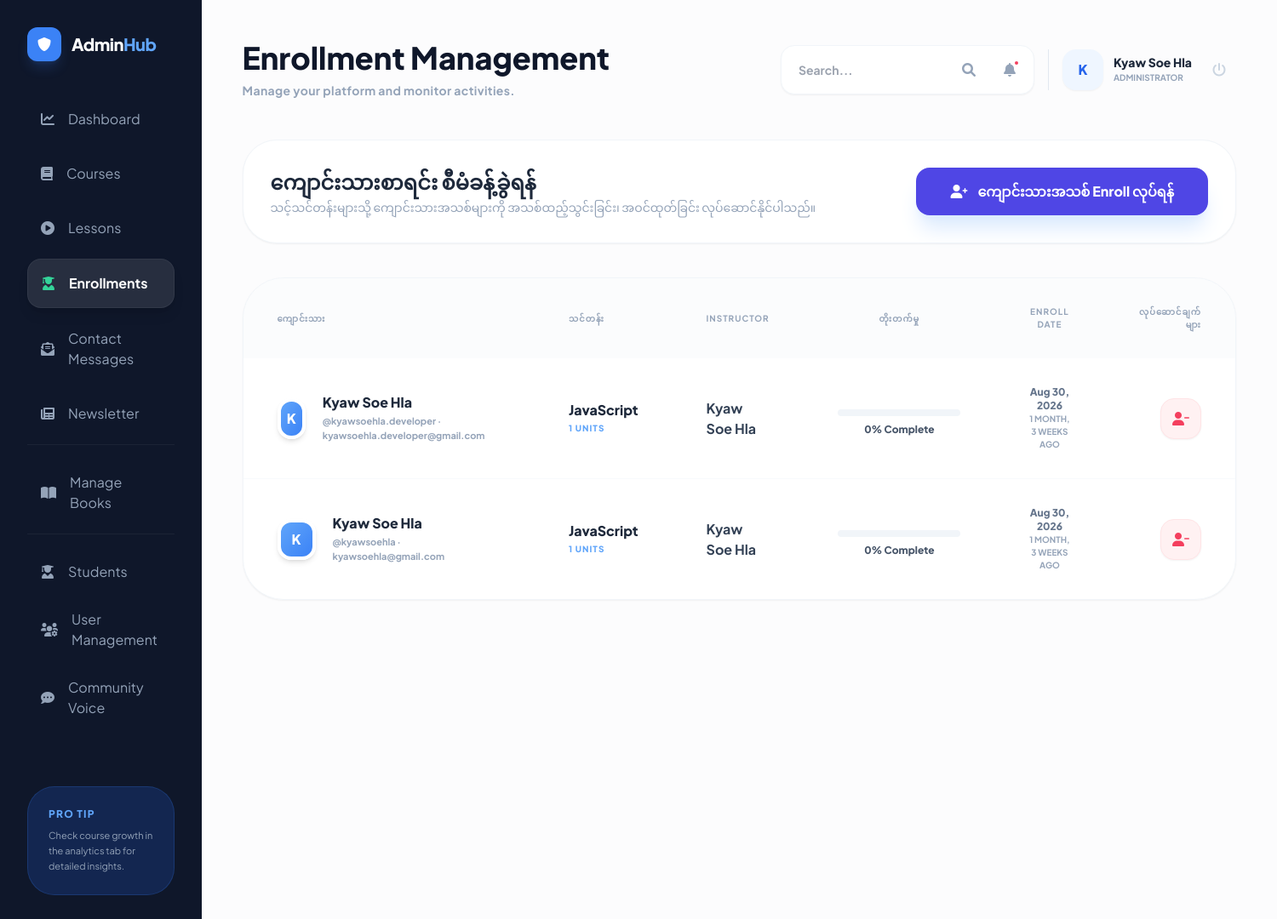
Page /manage/enrollments/ (signed in) on the committed database.
### courses/models.py (models this page shows, shortened)
class Enrollment(models.Model):
    student = models.ForeignKey(User, on_delete=models.CASCADE, related_name='enrollments')
    course = models.ForeignKey(Course, on_delete=models.CASCADE, related_name='enrolled_students')
    date_enrolled = models.DateTimeField(auto_now_add=True)
    completed_lessons = models.ManyToManyField(Lesson, blank=True, related_name='completed_by_students')
    class Meta:
        unique_together = ('student', 'course')
    @property
    def progress_percentage(self):
        total_lessons = self.course.lessons.count()
        if total_lessons == 0:
            return 0
        completed_count = self.completed_lessons.count()
        return int((completed_count / total_lessons) * 100)

class Course(models.Model):
    title = models.CharField(max_length=200)
    slug = models.SlugField(max_length=255, unique=True, blank=True, null=True, db_index=True)
    description = models.TextField()
    thumbnail = models.ImageField(upload_to='courses/thumbnails/', blank=True, null=True)
    instructor = models.ForeignKey(User, on_delete=models.CASCADE, related_name='courses_taught')
    created_at = models.DateTimeField(auto_now_add=True)
    updated_at = models.DateTimeField(auto_now=True)

### courses/views.py (the view)
# urls.py: path('manage/enrollments/', views.manage_enrollments, name='manage_enrollments'),
@login_required
@user_passes_test(is_instructor)
def manage_enrollments(request):
    if is_admin(request.user):
        enrollments = Enrollment.objects.select_related('student', 'student__profile', 'course', 'course__instructor') \
            .prefetch_related('completed_lessons').order_by('-date_enrolled')
    else:
        enrollments = Enrollment.objects.filter(course__instructor=request.user) \
            .select_related('student', 'student__profile', 'course', 'course__instructor') \
            .prefetch_related('completed_lessons').order_by('-date_enrolled')
    return render(request, 'courses/management/manage_enrollments.html', {'enrollments': enrollments})

### courses/context_processors.py (called while the page is built, shortened)
def user_roles(request):
    try:
        if request.user.is_authenticated:
            is_admin = _is_admin(request.user)
            is_instructor = _is_instructor(request.user)
            unread_contacts = 0
            if is_admin or is_instructor:
                try:
                    unread_contacts = ContactMessage.objects.filter(is_read=False).count()
                except Exception:
                    unread_contacts = 0
            return {
                'is_admin_user': is_admin,
                'is_instructor_user': is_instructor,
                'user_role_label': (request.user.profile.role if hasattr(request.user, 'profile') else 'student'),
                'unread_contact_messages_count': unread_contacts,
            }
    except Exception:
        pass

def footer_latest_courses(request):
    try:
        courses = list(Course.objects.order_by('-created_at')[:4])
        return {'footer_latest_courses': courses}
    except Exception:
        return {'footer_latest_courses': []}

### courses/helpers.py (called while the page is built)
def is_admin(user):
    if user.is_superuser:
        return True
    if hasattr(user, 'profile'):
        return user.profile.role == 'admin'
    return False

def is_instructor(user):
    if user.is_superuser:
        return True
    if hasattr(user, 'profile'):
        return user.profile.role == 'instructor'
    return False

### courses/templates/courses/management/manage_enrollments.html (shortened to what this page needs)
{% extends 'base.html' %}
{% block content %}
<div class="min-h-screen bg-[#fcfcfd] flex flex-col lg:flex-row">
    {% include 'courses/admin_sidebar_snippet.html' %}
    <main class="flex-grow p-6 lg:p-12">
        {% include 'courses/admin_topbar_snippet.html' with title="Enrollment Management" subtitle="Total "|add:enrollments.count|add:" active enrollments on the platform." %}
        <div class="mb-10">
            <div class="flex flex-col md:flex-row md:items-center justify-between gap-6 bg-white p-8 rounded-[2.5rem] border border-slate-100 shadow-sm">
                <div class="space-y-1">
                    <h2 class="text-2xl font-black text-slate-800">ကျောင်းသားစာရင်း စီမံခန့်ခွဲရန်</h2>
                    <p class="text-slate-400 text-sm font-medium">သင့်သင်တန်းများသို့ ကျောင်းသားအသစ်များကို အသစ်ထည့်သွင်းခြင်း၊ အဝင်ထုတ်ခြင်း လုပ်ဆောင်နိုင်ပါသည်။</p>
                </div>
                <a href="{% url 'enroll_student_general' %}" class="custom-gradient text-white px-10 py-4 rounded-2xl font-black shadow-xl shadow-blue-100 hover:scale-105 transition-all flex items-center justify-center group">
                    <i class="fas fa-user-plus mr-3"></i> ကျောင်းသားအသစ် Enroll လုပ်ရန်
                </a>
            </div>
        </div>
        <div class="bg-white rounded-[3rem] shadow-sm border border-slate-100 overflow-hidden" data-aos="fade-up">
            {% if enrollments %}
            <div class="overflow-x-auto">
                <table class="w-full text-left">
                    <thead class="text-slate-400 text-[10px] uppercase tracking-widest font-black bg-slate-50/50">
                        <tr>
                            <th class="px-10 py-8">ကျောင်းသား</th>
                            <th class="px-10 py-8">သင်တန်း</th>
                            {% if is_admin_user %}
                            <th class="px-10 py-8">Instructor</th>
                            {% endif %}
                            <th class="px-10 py-8 text-center">တိုးတက်မှု</th>
                            <th class="px-10 py-8 text-center">Enroll Date</th>
                            <th class="px-10 py-8 text-right">လုပ်ဆောင်ချက်များ</th>
                        </tr>
                    </thead>
                    <tbody class="divide-y divide-slate-50">
                        {% for enrollment in enrollments %}
                        <tr class="group hover:bg-slate-50/30 transition-all">
                            <td class="px-10 py-8">
                                <div class="flex items-center space-x-5">
                                    <div class="w-12 h-12 rounded-2xl bg-gradient-to-br from-blue-400 to-blue-500 flex items-center justify-center text-white font-black shadow-md border-4 border-white transition-transform group-hover:scale-110">
                                        {{ enrollment.student.first_name|slice:":1"|default:enrollment.student.username|slice:":1"|upper }}
                                    </div>
                                    <div>
                                        <p class="font-black text-slate-800 leading-tight mb-1">
                                            {{ enrollment.student.get_full_name|default:enrollment.student.username }}
                                        </p>
                                        <p class="text-[11px] font-bold text-slate-400">@{{ enrollment.student.username }} · {{ enrollment.student.email }}</p>
                                    </div>
                                </div>
                            </td>
                            <td class="px-10 py-8">
                                <div>
                                    <p class="font-black text-slate-800 leading-tight mb-1 group-hover:text-blue-600 transition-colors">{{ enrollment.course.title }}</p>
                                    <p class="text-[10px] font-black uppercase tracking-widest text-blue-400">{{ enrollment.course.lessons.count }} Units</p>
                                </div>
                            </td>
                            {% if is_admin_user %}
                            <td class="px-10 py-8">
                                <p class="font-bold text-slate-700">{{ enrollment.course.instructor.get_full_name|default:enrollment.course.instructor.username }}</p>
                            </td>
                            {% endif %}
                            <td class="px-10 py-8 text-center">
                                <div class="inline-flex items-center flex-col gap-2 w-36">
                                    <div class="w-full bg-slate-100 rounded-full h-2 overflow-hidden">
                                    </div>
                                    <p class="text-xs font-black text-slate-600">{{ enrollment.progress_percentage }}% Complete</p>
                                </div>
                            </td>
                            <td class="px-10 py-8 text-center">
                                <p class="text-xs font-black text-slate-500">{{ enrollment.date_enrolled|date:"M d, Y" }}</p>
                                <p class="text-[10px] font-bold text-slate-400 uppercase">{{ enrollment.date_enrolled|timesince }} ago</p>
                            </td>
                            <td class="px-10 py-8 text-right">
                                <form action="{% url 'remove_enrollment' enrollment.pk %}" method="post" onsubmit="return confirm('Are you sure you want to remove this enrollment?');">
                                    <button type="submit" class="inline-flex items-center w-12 h-12 rounded-2xl bg-rose-50 text-rose-500 hover:bg-rose-500 hover:text-white transition-all shadow-sm border border-rose-100 hover:border-rose-500">
                                        <i class="fas fa-user-minus mx-auto"></i>
                                    </button>
                                </form>
                            </td>
                        </tr>
                        {% endfor %}
                    </tbody>
                </table>
            </div>
            {% endif %}
        </div>
    </main>
</div>
{% endblock %}

### courses/templates/courses/admin_topbar_snippet.html (shortened to what this page needs)
<header class="relative z-[60] flex flex-col md:flex-row md:items-center justify-between mb-12 gap-6" data-aos="fade-down">
    <div>
        <h1 class="text-4xl font-black text-slate-900 mb-2">{% block admin_title %}{{ title|default:"Admin Dashboard" }}{% endblock %}</h1>
        <p class="text-slate-400 font-bold text-sm tracking-wide">{% block admin_subtitle %}Manage your platform and monitor activities.{% endblock %}</p>
    </div>
    <div class="flex items-center space-x-4 relative">
        <div class="bg-white p-2 rounded-2xl shadow-sm border border-slate-100 flex items-center space-x-2 relative z-10">
            <form action="{% url 'admin_search' %}" method="GET" class="flex items-center">
                <input type="text" name="q" placeholder="Search..." class="bg-transparent border-none text-sm font-bold text-slate-600 px-3 py-1 outline-none w-32 md:w-48">
                <button type="submit" class="w-10 h-10 rounded-xl hover:bg-slate-50 text-slate-400 transition-all"><i class="fas fa-search"></i></button>
            </form>
            <div class="relative group/notifications">
                <button class="w-10 h-10 rounded-xl hover:bg-slate-50 text-slate-400 transition-all relative">
                    <i class="fas fa-bell"></i>
                    {% if unread_admin_notifications_count > 0 %}
                        <span class="absolute top-2 right-2 w-2 h-2 bg-rose-500 rounded-full border-2 border-white"></span>
                    {% endif %}
                </button>
            </div>
        </div>
        <div class="flex items-center space-x-3 pl-4 border-l border-slate-200">
            <div class="w-12 h-12 rounded-2xl bg-blue-50 flex items-center justify-center text-blue-600 font-black shadow-sm">
                {{ user.username|slice:":1"|upper }}
            </div>
            <div class="hidden md:block">
                <p class="text-sm font-black text-slate-800 leading-none mb-1">
                    {% if user.get_full_name %}
                        {{ user.get_full_name }}
                    {% else %}
                        {{ user.username }}
                    {% endif %}
                </p>
                <p class="text-[10px] font-bold text-slate-400 uppercase">
                    {% if is_admin_user %}Administrator{% elif is_instructor_user %}Instructor{% else %}User{% endif %}
                </p>
            </div>
            <form action="{% url 'logout' %}" method="post" class="ml-2">
                <button type="submit" class="w-10 h-10 rounded-xl hover:bg-rose-50 text-slate-300 hover:text-rose-500 transition-all">
                    <i class="fas fa-power-off"></i>
                </button>
            </form>
        </div>
    </div>
</header>

### templates/base.html (style rules this page uses)
:root { --brand-50: #eef2ff; --brand-100: #e0e7ff; --brand-200: #c7d2fe; --brand-300: #a5b4fc; --brand-400: #818cf8; --brand-500: #6366f1; --brand-600: #4f46e5; --brand-700: #4338ca; --brand-800: #3730a3; --brand-900: #312e81; --brand-950: #1e1b4b; --brand2-50: #faf5ff; --brand2-100: #f3e8ff; --brand2-200: #e9d5ff; --brand2-300: #d8b4fe; --brand2-400: #c084fc; --brand2-500: #a855f7; --brand2-600: #9333ea; --success: #10b981; --warning: #f59e0b; --danger: #ef4444; --bg-page: #f8fafc; --bg-dark: #0f172a; --bg-dark-2: #0b1120; --text-main: #0f172a; --text-sub: #475569; --text-mute: #94a3b8; --primary: var(--brand-500); --primary-dark: var(--brand-600); --secondary: var(--brand2-500); --bg-slate: var(--bg-page); }
body { font-family: 'Plus Jakarta Sans', 'Pyidaungsu', sans-serif; scroll-behavior: smooth; background: var(--bg-page); color: var(--text-main); }
.custom-gradient { background: var(--brand-600); }

### rows in the picture
Enrollment: student.first_name "K", student.get_full_name "Kyaw Soe Hla", student.username "kyawsoehla.developer", student.email "kyawsoehla.developer@gmail.com", course "JavaScript", course.lessons.count "1", course.instructor.get_full_name "Kyaw Soe Hla", progress_percentage "0", date_enrolled "Aug 30, 2026", date_enrolled "1 MONTH, 3 WEEKS"
Enrollment: student.first_name "K", student.get_full_name "Kyaw Soe Hla", student.username "kyawsoehla", student.email "kyawsoehla@gmail.com", course "JavaScript", course.lessons.count "1", course.instructor.get_full_name "Kyaw Soe Hla", progress_percentage "0", date_enrolled "Aug 30, 2026", date_enrolled "1 MONTH, 3 WEEKS"

### other values in the picture
{{ title|default:"Admin Dashboard" }} "Enrollment Management"
{{ user.username|slice:":1"|upper }} "K"
{{ user.get_full_name }} "Kyaw Soe Hla"
